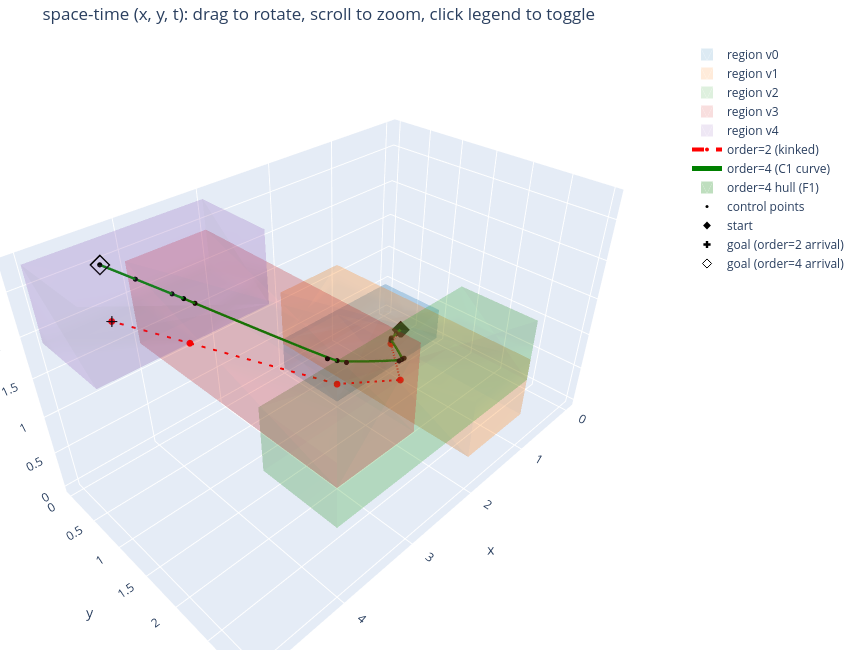

The cell this chart's notebook holds for it:
### Markdown cell above
## Interactive space-time (x, y, t) view

This is the actual ambient space GCS solves in -- regions are time-extruded prisms in
R^3, not 2D shapes with a separate clock (see the earlier discussion in this session:
time is just the 3rd coordinate, per F4). **Drag to rotate, scroll to zoom, click a
legend entry to toggle it, hover a point for its (x, y, t).**

Includes each `order=4` segment's own space-time convex hull -- the F1 certificate
that the curve lies inside it, continuously, for the whole segment, with no sampling
required. In 2D+time these are generically full-dimensional tetrahedra (F7).

### Code cell
# union of both solutions' time span in region idx, so both curves fit in the drawn
# space-time prism regardless of their (slightly different) time allocation
def region_time_bounds(idx: int) -> tuple:
    t_lo = min(sol2.xA(idx)[-1], sol4.control_point(idx, 0)[-1])
    t_hi = max(sol2.xB(idx)[-1], sol4.control_point(idx, sol4.order - 1)[-1])
    return t_lo, t_hi


# convex hull of a raw point cloud as a Mesh3d trace (same ConvexHull-based pattern
# environment/env.py uses for its own plotly convex-set rendering). legendgroup/
# legendgrouptitle default to None (no grouping) so existing callers are unaffected.
def hull_mesh3d(vertices, color, opacity, name, showlegend=True, legendgroup=None, legendgrouptitle=None):
    vertices = np.asarray(vertices, dtype=float)
    hull = ConvexHull(vertices)
    simplices = hull.simplices
    kwargs = dict(
        x=vertices[:, 0], y=vertices[:, 1], z=vertices[:, 2],
        i=simplices[:, 0], j=simplices[:, 1], k=simplices[:, 2],
        color=color, opacity=opacity, name=name, showlegend=showlegend,
        hoverinfo="name",
    )
    if legendgroup is not None:
        kwargs["legendgroup"] = legendgroup
    if legendgrouptitle is not None:
        kwargs["legendgrouptitle_text"] = legendgrouptitle
    return go.Mesh3d(**kwargs)


fig3d = go.Figure()

for i, region in enumerate(REGIONS):
    t_lo, t_hi = region_time_bounds(i)
    st_hpoly = time_extruded(make_hpolytope(region), t_lo, t_hi)
    verts = hpoly_to_vrep(st_hpoly)
    fig3d.add_trace(hull_mesh3d(verts, REGION_COLORS[i % len(REGION_COLORS)], 0.15, f"region v{i}"))

order2_xyt = np.array([sol2.xA(0)] + [sol2.xB(i) for i in range(sol2.size)])
fig3d.add_trace(go.Scatter3d(
    x=order2_xyt[:, 0], y=order2_xyt[:, 1], z=order2_xyt[:, 2],
    mode="lines+markers", line=dict(color="red", dash="dash", width=4),
    marker=dict(size=4, color="red"), name="order=2 (kinked)",
    hovertemplate="x=%{x:.2f}<br>y=%{y:.2f}<br>t=%{z:.2f}<extra>order=2</extra>",
))

ts = np.linspace(sol4.x0[-1], sol4.xT[-1], 400)
order4_xyt = np.array([sol4.lerp(t) for t in ts])
fig3d.add_trace(go.Scatter3d(
    x=order4_xyt[:, 0], y=order4_xyt[:, 1], z=order4_xyt[:, 2],
    mode="lines", line=dict(color="green", width=5), name="order=4 (C1 curve)",
    hovertemplate="x=%{x:.2f}<br>y=%{y:.2f}<br>t=%{z:.2f}<extra>order=4</extra>",
))

for idx in range(sol4.size):
    cps = sol4.control_points(idx)
    fig3d.add_trace(hull_mesh3d(cps, "green", 0.25, "order=4 hull (F1)", showlegend=(idx == 0)))
    fig3d.add_trace(go.Scatter3d(
        x=cps[:, 0], y=cps[:, 1], z=cps[:, 2], mode="markers",
        marker=dict(size=3, color="black"), name="control points", showlegend=(idx == 0),
        hovertemplate="control point<br>x=%{x:.2f}<br>y=%{y:.2f}<br>t=%{z:.2f}<extra></extra>",
    ))

fig3d.add_trace(go.Scatter3d(x=[sol2.x0[0]], y=[sol2.x0[1]], z=[sol2.x0[2]], mode="markers",
    marker=dict(size=6, color="black", symbol="diamond"), name="start"))
fig3d.add_trace(go.Scatter3d(x=[sol2.xT[0]], y=[sol2.xT[1]], z=[sol2.xT[2]], mode="markers",
    marker=dict(size=6, color="black", symbol="cross"), name="goal (order=2 arrival)"))
fig3d.add_trace(go.Scatter3d(x=[sol4.xT[0]], y=[sol4.xT[1]], z=[sol4.xT[2]], mode="markers",
    marker=dict(size=7, color="black", symbol="diamond-open"), name="goal (order=4 arrival)"))

fig3d.update_layout(
    title="space-time (x, y, t): drag to rotate, scroll to zoom, click legend to toggle",
    scene=dict(xaxis_title="x", yaxis_title="y", zaxis_title="t"),
    width=850, height=650, margin=dict(l=0, r=0, t=40, b=0),
)
fig3d

### Figure 1 — Plotly figure (JSON) as saved in the notebook; plotly's stock layout.template omitted (floating-point values rounded to 4 significant figures; data arrays with more than 128 entries replaced by an {"elided": "..."} marker saying what was removed)
{"data": [{"color": "#1f77b4", "hoverinfo": "name", "i": [5, 5, 3, 3, 3, 3, 6, 6, 6, 6, 6, 6], "j": [1, 1, 1, 1, 5, 5, 1, 1, 5, 5, 3, 3], "k": [4, 0, 0, 2, 0, 7, 4, 2, 4, 7, 2, 7], "name": "region v0", "opacity": 0.15, "showlegend": true, "type": "mesh3d", "x": [0, 0, 0, 0, 2, 2, 2, 2], "y": [0, 0, 1, 1, 0, 0, 1, 1], "z": [0.4721, 0, 0, 0.4721, 0, 0.4721, 0, 0.4721]}, {"color": "#ff7f0e", "hoverinfo": "name", "i": [6, 6, 3, 3, 7, 7, 5, 5, 5, 5, 5, 5], "j": [1, 4, 1, 1, 6, 1, 4, 3, 6, 7, 3, 7], "k": [2, 2, 2, 0, 1, 0, 2, 2, 4, 6, 0, 0], "name": "region v1", "opacity": 0.15, "showlegend": true, "type": "mesh3d", "x": [2, 2, 1, 1, 1, 1, 2, 2], "y": [0, 0, 0, 0, 3, 3, 3, 3], "z": [1.183, 0.4, 0.4, 1.183, 0.4, 1.183, 0.4, 1.183]}, {"color": "#2ca02c", "hoverinfo": "name", "i": [6, 6, 3, 3, 7, 7, 5, 5, 5, 5, 5, 5], "j": [1, 2, 1, 1, 6, 1, 2, 3, 6, 7, 3, 7], "k": [2, 4, 2, 0, 1, 0, 4, 2, 4, 6, 0, 0], "name": "region v2", "opacity": 0.15, "showlegend": true, "type": "mesh3d", "x": [1, 1, 1, 1, 4, 4, 4, 4], "y": [3, 3, 2, 2, 2, 2, 3, 3], "z": [1.692, 0.9, 0.9, 1.692, 0.9, 1.692, 0.9, 1.692]}, {"color": "#d62728", "hoverinfo": "name", "i": [3, 3, 6, 6, 6, 6, 5, 5, 5, 5, 5, 5], "j": [1, 1, 1, 2, 1, 7, 3, 2, 6, 6, 3, 7], "k": [2, 0, 2, 4, 0, 0, 2, 4, 4, 7, 0, 0], "name": "region v3", "opacity": 0.15, "showlegend": true, "type": "mesh3d", "x": [3.0, 3, 3, 3.0, 4, 4, 4, 4], "y": [3, 3, 0, 0, 0, 0, 3, 3], "z": [2.403, 1.4, 1.4, 2.403, 1.4, 2.403, 1.4, 2.403]}, {"color": "#9467bd", "hoverinfo": "name", "i": [3, 3, 3, 3, 6, 6, 7, 7, 7, 7, 7, 7], "j": [5, 5, 1, 2, 3, 3, 2, 5, 1, 6, 5, 6], "k": [4, 2, 0, 0, 1, 4, 0, 2, 0, 1, 4, 4], "name": "region v4", "opacity": 0.15, "showlegend": true, "type": "mesh3d", "x": [3, 3, 3, 3, 5, 5, 5, 5], "y": [0, 1, 0, 1, 1, 0, 1, 0], "z": [2.756, 2.756, 1.9, 1.9, 1.9, 1.9, 2.756, 2.756]}, {"hovertemplate": "x=%{x:.2f}<br>y=%{y:.2f}<br>t=%{z:.2f}<extra>order=2</extra>", "line": {"color": "red", "dash": "dash", "width": 4}, "marker": {"color": "red", "size": 4}, "mode": "lines+markers", "name": "order=2 (kinked)", "type": "scatter3d", "x": [0.2, 1.0, 2.0, 3.0, 4.0, 4.5], "y": [0.5, 1.0, 2.0, 2.0, 1.0, 0.5], "z": [0, 0.4, 0.9, 1.4, 1.9, 2.15]}, {"hovertemplate": "x=%{x:.2f}<br>y=%{y:.2f}<br>t=%{z:.2f}<extra>order=4</extra>", "line": {"color": "green", "width": 5}, "mode": "lines", "name": "order=4 (C1 curve)", "type": "scatter3d", "x": {"elided": "400 float values"}, "y": {"elided": "400 float values"}, "z": {"elided": "400 float values"}}, {"color": "green", "hoverinfo": "name", "i": [2, 1, 1, 1], "j": [3, 3, 2, 2], "k": [0, 0, 0, 3], "name": "order=4 hull (F1)", "opacity": 0.25, "showlegend": true, "type": "mesh3d", "x": [0.2, 0.5535, 0.9225, 1.0], "y": [0.5, 0.7137, 0.9368, 1.0], "z": [0, 0.2065, 0.4221, 0.4721]}, {"hovertemplate": "control point<br>x=%{x:.2f}<br>y=%{y:.2f}<br>t=%{z:.2f}<extra></extra>", "marker": {"color": "black", "size": 3}, "mode": "markers", "name": "control points", "showlegend": true, "type": "scatter3d", "x": [0.2, 0.5535, 0.9225, 1.0], "y": [0.5, 0.7137, 0.9368, 1.0], "z": [0, 0.2065, 0.4221, 0.4721]}, {"color": "green", "hoverinfo": "name", "i": [1, 2, 2, 2], "j": [3, 3, 1, 1], "k": [0, 0, 0, 3], "name": "order=4 hull (F1)", "opacity": 0.25, "showlegend": false, "type": "mesh3d", "x": [1.0, 1.078, 1.908, 2.0], "y": [1.0, 1.063, 1.96, 2.0], "z": [0.4721, 0.5221, 1.133, 1.183]}, {"hovertemplate": "control point<br>x=%{x:.2f}<br>y=%{y:.2f}<br>t=%{z:.2f}<extra></extra>", "marker": {"color": "black", "size": 3}, "mode": "markers", "name": "control points", "showlegend": false, "type": "scatter3d", "x": [1.0, 1.078, 1.908, 2.0], "y": [1.0, 1.063, 1.96, 2.0], "z": [0.4721, 0.5221, 1.133, 1.183]}, {"color": "green", "hoverinfo": "name", "i": [1, 2, 2, 2], "j": [3, 3, 1, 1], "k": [0, 0, 0, 3], "name": "order=4 hull (F1)", "opacity": 0.25, "showlegend": false, "type": "mesh3d", "x": [2.0, 2.092, 2.908, 3.0], "y": [2.0, 2.04, 2.04, 2.0], "z": [1.183, 1.233, 1.642, 1.692]}, {"hovertemplate": "control point<br>x=%{x:.2f}<br>y=%{y:.2f}<br>t=%{z:.2f}<extra></extra>", "marker": {"color": "black", "size": 3}, "mode": "markers", "name": "control points", "showlegend": false, "type": "scatter3d", "x": [2.0, 2.092, 2.908, 3.0], "y": [2.0, 2.04, 2.04, 2.0], "z": [1.183, 1.233, 1.642, 1.692]}, {"color": "green", "hoverinfo": "name", "i": [1, 2, 2, 2], "j": [3, 3, 1, 1], "k": [0, 0, 0, 3], "name": "order=4 hull (F1)", "opacity": 0.25, "showlegend": false, "type": "mesh3d", "x": [3.0, 3.092, 3.93, 4.0], "y": [2.0, 1.96, 1.072, 1.0], "z": [1.692, 1.742, 2.353, 2.403]}, {"hovertemplate": "control point<br>x=%{x:.2f}<br>y=%{y:.2f}<br>t=%{z:.2f}<extra></extra>", "marker": {"color": "black", "size": 3}, "mode": "markers", "name": "control points", "showlegend": false, "type": "scatter3d", "x": [3.0, 3.092, 3.93, 4.0], "y": [2.0, 1.96, 1.072, 1.0], "z": [1.692, 1.742, 2.353, 2.403]}, {"color": "green", "hoverinfo": "name", "i": [1, 2, 2, 2], "j": [3, 3, 1, 1], "k": [0, 0, 0, 3], "name": "order=4 hull (F1)", "opacity": 0.25, "showlegend": false, "type": "mesh3d", "x": [4.0, 4.07, 4.291, 4.5], "y": [1.0, 0.9283, 0.7079, 0.5], "z": [2.403, 2.453, 2.609, 2.756]}, {"hovertemplate": "control point<br>x=%{x:.2f}<br>y=%{y:.2f}<br>t=%{z:.2f}<extra></extra>", "marker": {"color": "black", "size": 3}, "mode": "markers", "name": "control points", "showlegend": false, "type": "scatter3d", "x": [4.0, 4.07, 4.291, 4.5], "y": [1.0, 0.9283, 0.7079, 0.5], "z": [2.403, 2.453, 2.609, 2.756]}, {"marker": {"color": "black", "size": 6, "symbol": "diamond"}, "mode": "markers", "name": "start", "type": "scatter3d", "x": [0.2], "y": [0.5], "z": [0]}, {"marker": {"color": "black", "size": 6, "symbol": "cross"}, "mode": "markers", "name": "goal (order=2 arrival)", "type": "scatter3d", "x": [4.5], "y": [0.5], "z": [2.15]}, {"marker": {"color": "black", "size": 7, "symbol": "diamond-open"}, "mode": "markers", "name": "goal (order=4 arrival)", "type": "scatter3d", "x": [4.5], "y": [0.5], "z": [2.756]}], "layout": {"height": 650, "margin": {"b": 0, "l": 0, "r": 0, "t": 40}, "scene": {"xaxis": {"title": {"text": "x"}}, "yaxis": {"title": {"text": "y"}}, "zaxis": {"title": {"text": "t"}}}, "title": {"text": "space-time (x, y, t): drag to rotate, scroll to zoom, click legend to toggle"}, "width": 850}}
